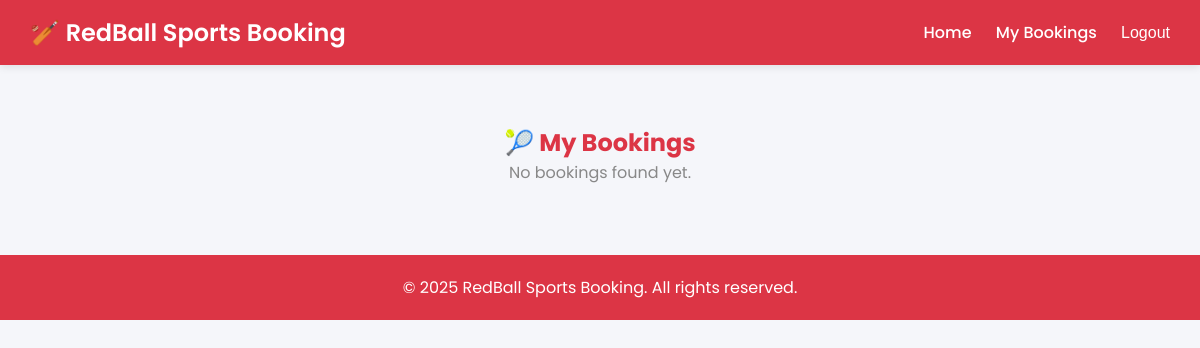
The page /my-bookings/ (signed in) on the database as committed earlier.
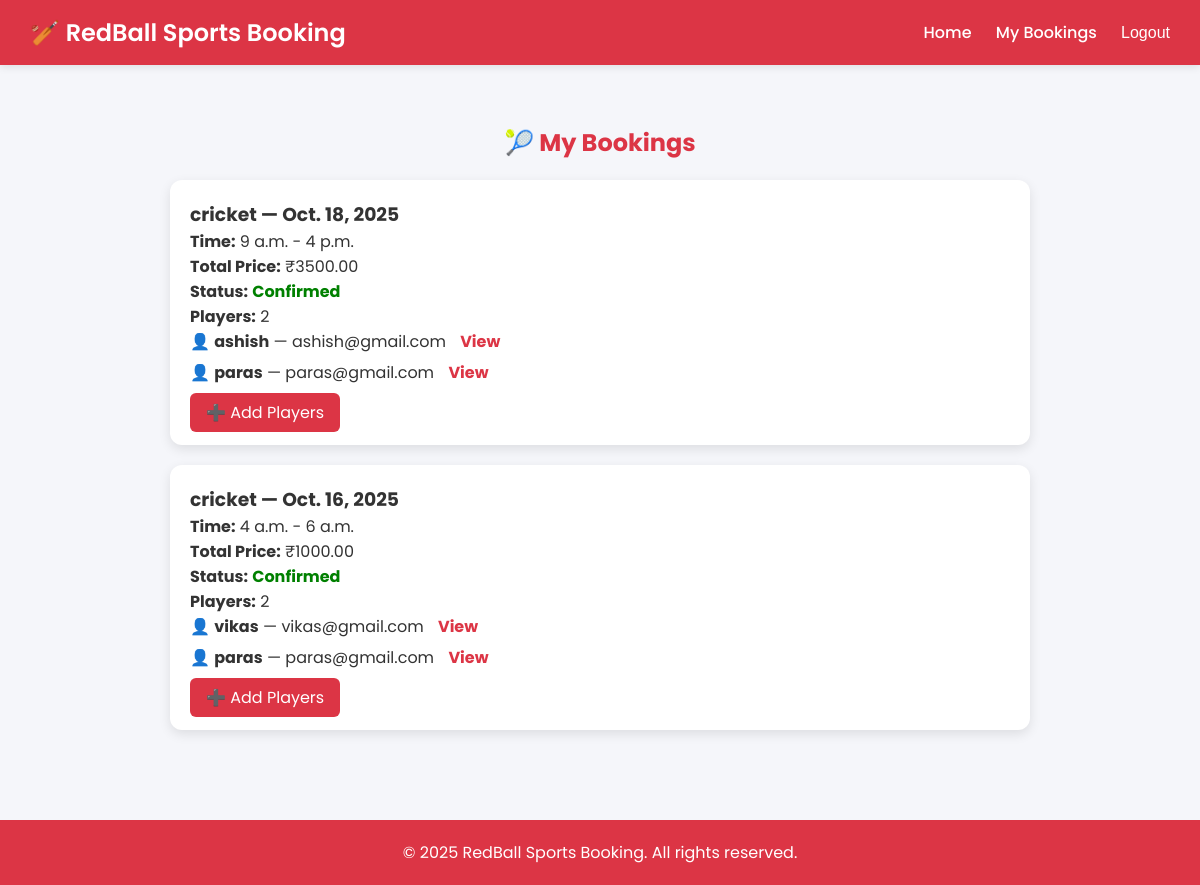
The same page on the database as committed later.
### sports/models.py (models this page shows, shortened)
class Booking(models.Model):
    STATUS_CHOICES = [
        ('Pending', 'Pending'),
        ('Confirmed', 'Confirmed'),
        ('Cancelled', 'Cancelled'),
    ]
    sport = models.ForeignKey(Sport, on_delete=models.CASCADE)
    user = models.ForeignKey(User, on_delete=models.CASCADE)
    date = models.DateField()
    start_time = models.TimeField()
    end_time = models.TimeField()
    total_price = models.DecimalField(max_digits=8, decimal_places=2)
    status = models.CharField(max_length=20, choices=STATUS_CHOICES, default='Pending')

class Sport(models.Model):
    name = models.CharField(max_length=100)
    description = models.TextField(blank=True)
    price_per_hour = models.DecimalField(max_digits=6, decimal_places=2)
    available_from = models.TimeField()
    available_to = models.TimeField()

class Player(models.Model):
    booking = models.ForeignKey(Booking, on_delete=models.CASCADE)
    user = models.OneToOneField(User, on_delete=models.CASCADE, null=True, blank=True)
    name = models.CharField(max_length=100)
    email = models.EmailField()
    status = models.CharField(max_length=10, default='Out')  # In / Out
    qr_code = models.ImageField(upload_to='qrcodes/', blank=True, null=True)

### sports/views.py (the view)
# urls.py: path('my-bookings/', views.my_bookings, name='my_bookings'),
@login_required
def my_bookings(request):
    bookings = Booking.objects.filter(user=request.user).order_by('-date')
    for booking in bookings:
        booking.player_count = Player.objects.filter(booking=booking).count()
        booking.players = Player.objects.filter(booking=booking)
    return render(request, 'my_bookings.html', {'bookings': bookings})

### sports/templates/my_bookings.html
{% extends 'base.html' %}
{% block content %}
<div style="max-width:900px; margin:30px auto; padding:20px;">
  <h2 style="text-align:center; color:#dc3545;">🎾 My Bookings</h2>
  {% if bookings %}
    {% for booking in bookings %}
    <div style="background:white; border-radius:12px; padding:20px; margin:20px 0; box-shadow:0 4px 12px rgba(0,0,0,0.1);">
      <h3 style="color:#333;">{{ booking.sport.name }} — {{ booking.date }}</h3>
      <p><strong>Time:</strong> {{ booking.start_time }} - {{ booking.end_time }}</p>
      <p><strong>Total Price:</strong> ₹{{ booking.total_price }}</p>
      <p><strong>Status:</strong>
        <span style="color:green; font-weight:bold;">{{ booking.status }}</span>
      </p>
      <p><strong>Players:</strong> {{ booking.player_count }}</p>
      {% if booking.player_count > 0 %}
        <ul style="list-style:none; padding-left:0;">
          {% for player in booking.players %}
            <li style="margin-bottom:6px;">
              👤 <strong>{{ player.name }}</strong> — {{ player.email }}
              <a href="{% url 'player_detail' player.id %}"
                 style="margin-left:10px; color:#dc3545; text-decoration:none; font-weight:bold;">
                 View
              </a>
            </li>
          {% endfor %}
        </ul>
      {% else %}
        <p style="color:#888;">No players added yet.</p>
      {% endif %}
      <div style="margin-top:15px;">
        <a href="{% url 'add_players' booking.id %}"
           style="background:#dc3545; color:white; padding:8px 16px; border-radius:6px; text-decoration:none; margin-right:10px;">
          ➕ Add Players
        </a>
      </div>
    </div>
    {% endfor %}
  {% else %}
    <p style="text-align:center; color:#888;">No bookings found yet.</p>
  {% endif %}
</div>
{% endblock %}

### sports/templates/base.html (shortened to what this page needs)
<!DOCTYPE html>
<html lang="en">
<head>
</head>
<body>
    <nav>
        <div class="logo">🏏 RedBall Sports Booking</div>
        <div class="menu">
            <a href="{% url 'home' %}">Home</a>
            {% if user.is_authenticated %}
                <a href="{% url 'my_bookings' %}">My Bookings</a>
                <form action="{% url 'logout' %}" method="post">
                    <button type="submit">Logout</button>
                </form>
            {% else %}
                <a href="{% url 'signup' %}">Signup</a>
                <a href="{% url 'login' %}">Login</a>
            {% endif %}
        </div>
    </nav>
    <div class="container">
        {% block content %}{% endblock %}
    </div>
    <footer>
        &copy; 2025 RedBall Sports Booking. All rights reserved.
    </footer>
</body>
</html>

### sports/templates/base.html (style rules this page uses)
* { margin: 0; padding: 0; box-sizing: border-box; }
body { font-family: 'Poppins', sans-serif; background: #f5f6fa; color: #333; }
nav { background: #dc3545; color: white; padding: 15px 30px; display: flex; justify-content: space-between; align-items: center; box-shadow: 0 2px 8px rgba(0,0,0,0.1); position: sticky; top: 0; z-index: 1000; }
nav .logo { font-size: 1.5rem; font-weight: 600; }
nav .menu a, nav .menu form button { color: white; text-decoration: none; margin-left: 20px; font-weight: 500; transition: 0.3s; background: none; border: none; cursor: pointer; font-size: 1rem; }
nav .menu form { display: inline; }
.container { max-width: 1200px; margin: 40px auto; padding: 0 20px; }
footer { text-align: center; padding: 20px; background: #dc3545; color: white; margin-top: 50px; }

Rows that differ between the two databases and show on the page:
added Booking: sport.name "cricket", date "Oct. 18, 2025", start_time "9 a.m.", end_time "4 p.m.", total_price "3500.00", status "Confirmed", player_count "2"
added Player: name "ashish", email "ashish@gmail.com", shown under "cricket"
added Player: name "paras", email "paras@gmail.com", shown under "cricket"
added Booking: sport.name "cricket", date "Oct. 16, 2025", start_time "4 a.m.", end_time "6 a.m.", total_price "1000.00", status "Confirmed", player_count "2"
added Player: name "vikas", email "vikas@gmail.com", shown under "cricket"
added Player: name "paras", email "paras@gmail.com", shown under "cricket"
Other text that changed with them:
text no longer shown: "No bookings found yet."
